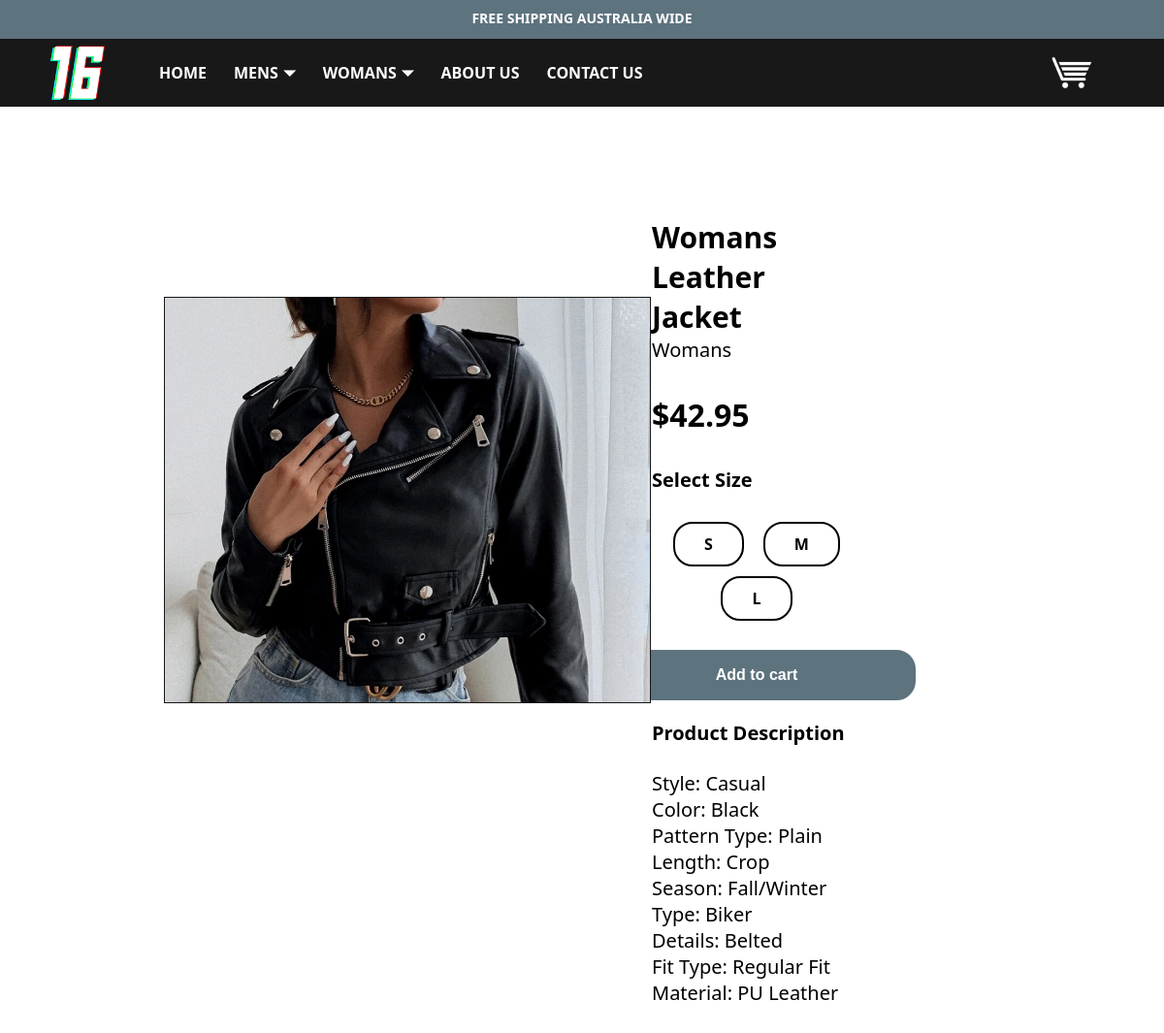
The page /product-womans-leather-jacket.php on the database its author committed.
### tables this page shows
CREATE TABLE Items(
    item_id int NOT NULL AUTO_INCREMENT PRIMARY KEY,
    name varchar(100),
    gender char(1),
    numSize int(100),
    charSize char(1),
    price decimal(4,2),
    description varchar(1000),
    image varchar(1000),
    link varchar(1000),
    alt varchar(1000),
    category varchar(100),
    type varchar(100),
    quantity int(100),
    isNew char(1),
    onSale char(1),
    updated timestamp NOT NULL DEFAULT CURRENT_TIMESTAMP
) AUTO_INCREMENT = 1;

### product-womans-leather-jacket.php (the view, shortened to what this page needs)
<!DOCTYPE html>
<html lang="en">
<head>
    <link rel="stylesheet" href="source-styles/product.css">
</head>
<body>
    <?php require_once "source-inc/dbconn.inc.php"; ?>
    <div>
        <?php require_once "source-inc/menu.inc.php"; ?>
    </div>
    <?php
        $itemsSQL = "SELECT item_id, name, gender, charSize, price, category, quantity, image, alt, description FROM items WHERE item_id = 7";
        $result = mysqli_query($conn, $itemsSQL);
        if ($row = mysqli_fetch_array($result)){?>
            <div class="content">
                <div class="image-collage">
                <img class="product-image" src="<?php echo $row['image']; ?>" alt="<?php echo $row['alt']; ?>">
                </div>
                <div class="product-info">
                    <h1 class="product"><?=$row['name'];?></h1>
                    <p class="short-descr">
                        <? echo $row['category'] ?>
                    </p>
                    <p class="price">
                        $<?=$row['price'] ?>
                    </p>
                    <p class="size">
                        Select Size
                    </p>
                    <form method="post" action="product-womans-leather-jacket.php?item_id=<?=$row['item_id']?>">
                        <label for="S" class="size-button">S</label>
                        <label for="M" class="size-button">M</label>
                        <label for="L" class="size-button">L</label>
                        <input type="submit" value="Add to cart" name="add_to_cart">
                    </form>
                    <p class="hdescr">
                        Product Description
                    </p>
                    <p class="descr">
                        <?=$row['description'] ?>
                    </p>
                </div>
            </div>
        <?php
        }
    ?>
</body>
</html>

### source-styles/product.css (style rules this page uses)
.content { margin: 0 auto; width: 60%; padding: 30px; display: flex; flex-wrap: wrap; font-family: "Segoe UI", Tahoma, Geneva, Verdana, sans-serif; }
.image-collage, .product-info { margin: 0 auto; width: 30%; padding: 30px; }
.image-collage { position: relative; top: -115px; display: flex; justify-content: center; align-items: center; }
.product-image { flex-shrink: 0; max-width: 500px; height: auto; border: 1.5px #181818 solid; }
h1 { font-size: 30px; margin-bottom: 0px; font-weight: bold; }
.short-descr { font-size: 20px; margin-top: 0px; }
.price { font-size: 32px; font-weight: bold; }
.size, .hdescr { font-weight: bold; font-size: 20px; margin-bottom: 25px; }
.descr { font-size: 20px; }
form { display: flex; flex-wrap: wrap; justify-content: center; align-items: center; }
form label { padding: 10px 30px; background-color: #fff; border: 2px solid #000; border-radius: 20px; font-weight: bold; margin: 5px 10px; }
input[type="submit"] { padding: 15px 120px; background-color: #5d737e; border-style: none; border-radius: 20px; margin-top: 25px; color: #fff; font-weight: bold; font-size: 16px; transition: background-color 0.2s, color 0.2s, border 0.2s; border: 2px solid #5d737e; }

### source-styles/header-notice.css (style rules this page uses)
body { margin: 0; width: 100%; }

### rows shown on the page
items: image (picture), name "Womans Leather Jacket", category "Womans", price "42.95", description "Style: Casual Color: Black Pattern Type: Plain Length: Crop Season: Fall/Winter Type: Biker Details: Belted Fit Type: Regular Fit Material: PU Leather"
